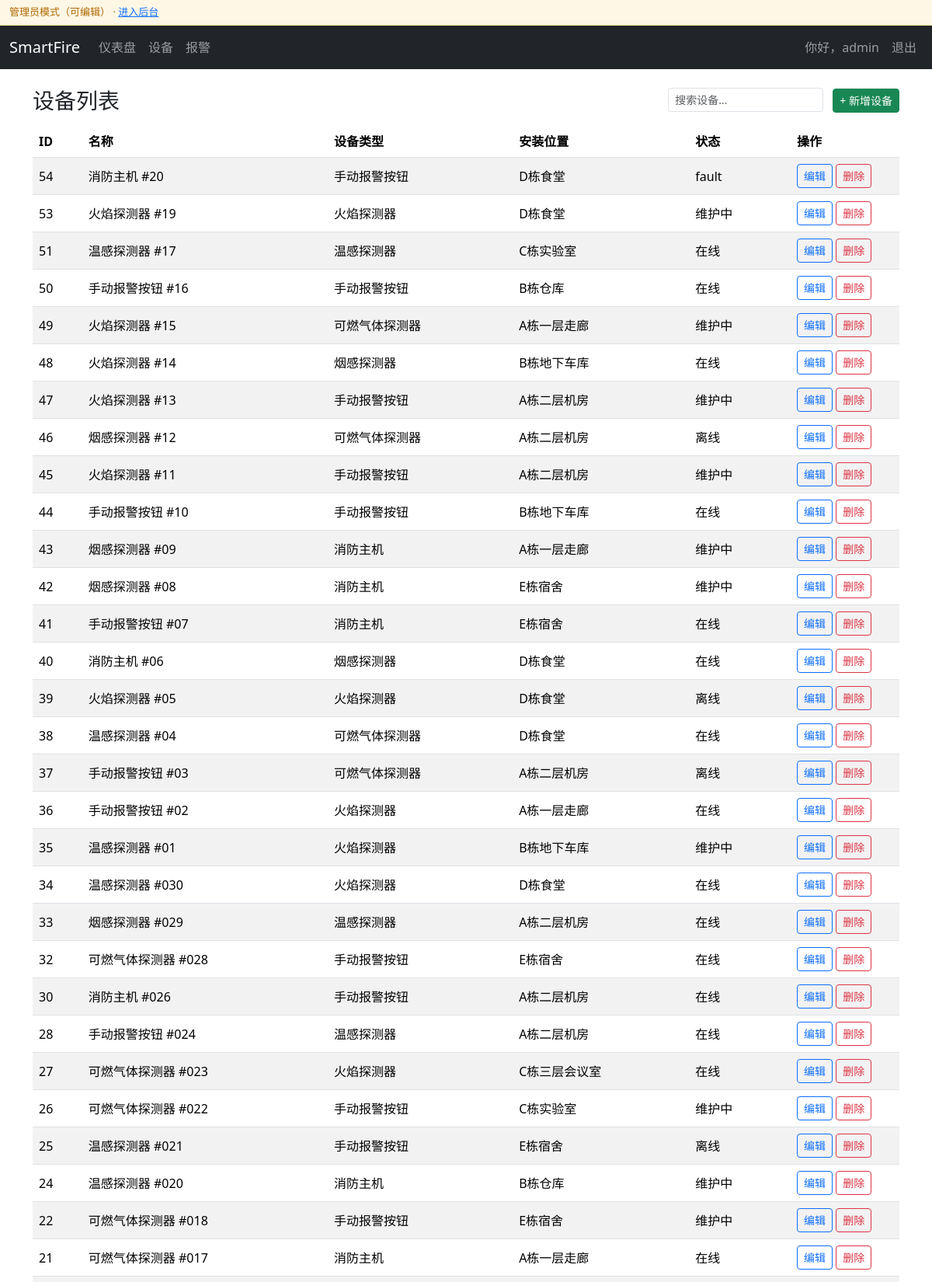
The app's page /devices/ (signed in, upper part) with its own data.
### devices/models.py (models this page shows, shortened)
class Device(models.Model):
    STATUS_CHOICES = (('normal','正常'),('fault','故障'),('offline','离线'))
    name = models.CharField(max_length=100, unique=True)
    device_type = models.CharField(max_length=50)
    location = models.CharField(max_length=200)
    status = models.CharField(max_length=10, choices=STATUS_CHOICES, default='normal')
    installed_at = models.DateField(null=True, blank=True)
    notes = models.TextField(blank=True)
    class Meta: ordering = ['name']

### devices/views.py (the view)
# urls.py: path("", views.device_list, name="list"),
@login_required
def device_list(request):
    q = request.GET.get("q", "").strip()
    qs = Device.objects.all().order_by("-id")
    if q:
        qs = qs.filter(name__icontains=q) | qs.filter(device_type__icontains=q) | qs.filter(location__icontains=q)
    return render(request, "devices/device_list.html", {"devices": qs, "q": q})

### templates/devices/device_list.html
{% extends "base.html" %}
{% block content %}
<div class="d-flex align-items-center justify-content-between mb-3">
  <h3 class="m-0">设备列表</h3>
  <div>
    <form class="d-inline" method="get" action=".">
      <input type="text" name="q" value="{{ q|default:'' }}" class="form-control form-control-sm d-inline-block" style="width:200px" placeholder="搜索设备...">
    </form>
    {% if request.user.is_authenticated and perms.devices.add_device %}
      <a class="btn btn-success btn-sm ms-2" href="{% url 'devices:add' %}">+ 新增设备</a>
    {% endif %}
  </div>
</div>
<div class="table-responsive">
  <table class="table table-striped align-middle">
    <thead>
      <tr>
        <th>ID</th><th>名称</th><th>设备类型</th><th>安装位置</th><th>状态</th>
        {% if request.user.is_authenticated and perms.devices.change_device or perms.devices.delete_device %}
          <th style="width:140px">操作</th>
        {% endif %}
      </tr>
    </thead>
    <tbody>
      {% for d in devices %}
      <tr>
        <td>{{ d.id }}</td>
        <td>{{ d.name }}</td>
        <td>{% firstof d.device_type d.type d.category "" %}</td>
        <td>{% firstof d.location d.place d.room "" %}</td>
        <td>{% firstof d.status d.state "" %}</td>
        {% if request.user.is_authenticated and perms.devices.change_device or perms.devices.delete_device %}
        <td>
          {% if perms.devices.change_device %}
            <a class="btn btn-sm btn-outline-primary" href="{% url 'devices:edit' d.id %}">编辑</a>
          {% endif %}
          {% if perms.devices.delete_device %}
            <a class="btn btn-sm btn-outline-danger" href="{% url 'devices:delete' d.id %}">删除</a>
          {% endif %}
        </td>
        {% endif %}
      </tr>
      {% empty %}
      <tr><td colspan="6" class="text-center text-muted">暂无设备</td></tr>
      {% endfor %}
    </tbody>
  </table>
</div>
{% endblock %}

### templates/base.html (shortened to what this page needs)
<!doctype html>
<html lang="zh-CN">
<head>
  <link href="https://cdn.jsdelivr.net/npm/bootstrap@5.3.3/dist/css/bootstrap.min.css" rel="stylesheet">
</head>
{% if request.user.is_authenticated and request.user.is_staff %}
  <div style="background:#fff7e6;border-bottom:1px solid #ffe58f;color:#ad6800;padding:6px 12px;font-size:13px;">
    管理员模式（可编辑） · <a href="{% url 'admin:index' %}" class="link-primary">进入后台</a>
  </div>
{% endif %}
<nav class="navbar navbar-expand-lg navbar-dark bg-dark">
  <div class="container-fluid">
    <a class="navbar-brand" href="/">SmartFire</a>
    <div class="collapse navbar-collapse" id="navbarMain">
      <ul class="navbar-nav me-auto mb-2 mb-lg-0">
        <li class="nav-item"><a class="nav-link" href="/stats/dashboard/">仪表盘</a></li>
        <li class="nav-item"><a class="nav-link" href="/devices/">设备</a></li>
        <li class="nav-item"><a class="nav-link" href="/alarms/">报警</a></li>
      </ul>
      <ul class="navbar-nav">
        {% if request.user.is_authenticated %}
          <li class="nav-item"><span class="nav-link">你好，{{ request.user.username }}</span></li>
          <li class="nav-item"><a class="nav-link" href="/users/logout/">退出</a></li>
        {% else %}
          <li class="nav-item"><a class="nav-link" href="/users/login/">登录</a></li>
        {% endif %}
      </ul>
    </div>
  </div>
</nav>
<main class="container py-4">
  {% block content %}{% endblock %}
</main>
</body>
</html>

### records on screen
Device: id "54", name "消防主机 #20", device_type "手动报警按钮", location "D栋食堂", status "fault", shows "编辑", shows "删除"
Device: id "53", name "火焰探测器 #19", device_type "火焰探测器", location "D栋食堂", status "维护中", shows "编辑", shows "删除"
Device: id "51", name "温感探测器 #17", device_type "温感探测器", location "C栋实验室", status "在线", shows "编辑", shows "删除"
Device: id "50", name "手动报警按钮 #16", device_type "手动报警按钮", location "B栋仓库", status "在线", shows "编辑", shows "删除"
Device: id "49", name "火焰探测器 #15", device_type "可燃气体探测器", location "A栋一层走廊", status "维护中", shows "编辑", shows "删除"
Device: id "48", name "火焰探测器 #14", device_type "烟感探测器", location "B栋地下车库", status "在线", shows "编辑", shows "删除"
Device: id "47", name "火焰探测器 #13", device_type "手动报警按钮", location "A栋二层机房", status "维护中", shows "编辑", shows "删除"
Device: id "46", name "烟感探测器 #12", device_type "可燃气体探测器", location "A栋二层机房", status "离线", shows "编辑", shows "删除"
Device: id "45", name "火焰探测器 #11", device_type "手动报警按钮", location "A栋二层机房", status "维护中", shows "编辑", shows "删除"
Device: id "44", name "手动报警按钮 #10", device_type "手动报警按钮", location "B栋地下车库", status "在线", shows "编辑", shows "删除"
Device: id "43", name "烟感探测器 #09", device_type "消防主机", location "A栋一层走廊", status "维护中", shows "编辑", shows "删除"
Device: id "42", name "烟感探测器 #08", device_type "消防主机", location "E栋宿舍", status "维护中", shows "编辑", shows "删除"
Device: id "41", name "手动报警按钮 #07", device_type "消防主机", location "E栋宿舍", status "在线", shows "编辑", shows "删除"
Device: id "40", name "消防主机 #06", device_type "烟感探测器", location "D栋食堂", status "在线", shows "编辑", shows "删除"
Device: id "39", name "火焰探测器 #05", device_type "火焰探测器", location "D栋食堂", status "离线", shows "编辑", shows "删除"
Device: id "38", name "温感探测器 #04", device_type "可燃气体探测器", location "D栋食堂", status "在线", shows "编辑", shows "删除"
Device: id "37", name "手动报警按钮 #03", device_type "可燃气体探测器", location "A栋二层机房", status "离线", shows "编辑", shows "删除"
Device: id "36", name "手动报警按钮 #02", device_type "火焰探测器", location "A栋一层走廊", status "在线", shows "编辑", shows "删除"
Device: id "35", name "温感探测器 #01", device_type "火焰探测器", location "B栋地下车库", status "维护中", shows "编辑", shows "删除"
Device: id "34", name "温感探测器 #030", device_type "火焰探测器", location "D栋食堂", status "在线", shows "编辑", shows "删除"
Device: id "33", name "烟感探测器 #029", device_type "温感探测器", location "A栋二层机房", status "在线", shows "编辑", shows "删除"
Device: id "32", name "可燃气体探测器 #028", device_type "手动报警按钮", location "E栋宿舍", status "在线", shows "编辑", shows "删除"
Device: id "30", name "消防主机 #026", device_type "手动报警按钮", location "A栋二层机房", status "在线", shows "编辑", shows "删除"
Device: id "28", name "手动报警按钮 #024", device_type "温感探测器", location "A栋二层机房", status "在线", shows "编辑", shows "删除"
Device: id "27", name "可燃气体探测器 #023", device_type "火焰探测器", location "C栋三层会议室", status "在线", shows "编辑", shows "删除"
Device: id "26", name "可燃气体探测器 #022", device_type "手动报警按钮", location "C栋实验室", status "维护中", shows "编辑", shows "删除"
Device: id "25", name "温感探测器 #021", device_type "手动报警按钮", location "E栋宿舍", status "离线", shows "编辑", shows "删除"
Device: id "24", name "温感探测器 #020", device_type "消防主机", location "B栋仓库", status "维护中", shows "编辑", shows "删除"
Device: id "22", name "可燃气体探测器 #018", device_type "手动报警按钮", location "E栋宿舍", status "维护中", shows "编辑", shows "删除"
Device: id "21", name "可燃气体探测器 #017", device_type "消防主机", location "A栋一层走廊", status "在线", shows "编辑", shows "删除"

### other values on screen
{{ request.user.username }} "admin"
